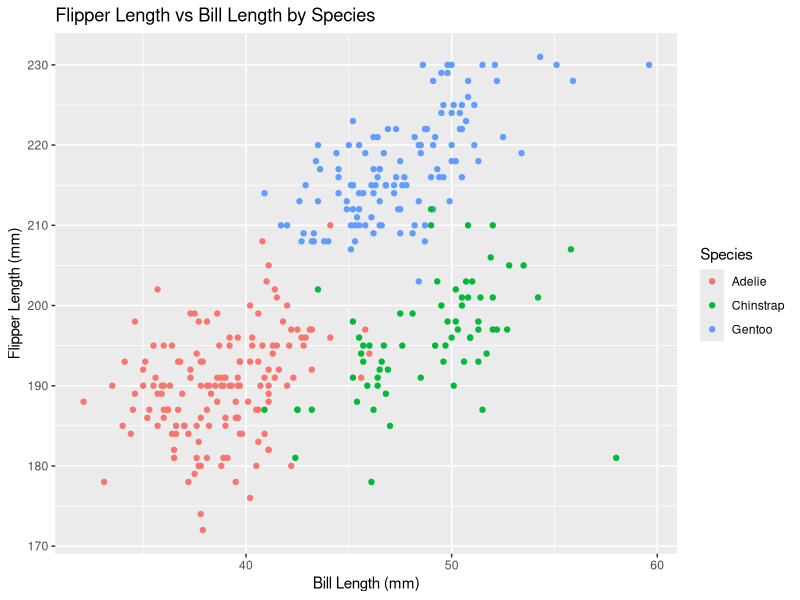

Source code (R):
## ---- chunk 1
library(ggplot2)
library(palmerpenguins)
data("penguins", package = "palmerpenguins")
## ---- chunk 2
str(penguins)
## ---- chunk 3
ggplot(penguins, aes(x = bill_length_mm, y = flipper_length_mm, color = species)) +
  geom_point() +
  labs(
    title = "Flipper Length vs Bill Length by Species",
    x = "Bill Length (mm)",
    y = "Flipper Length (mm)",
    color = "Species"
  ) 
